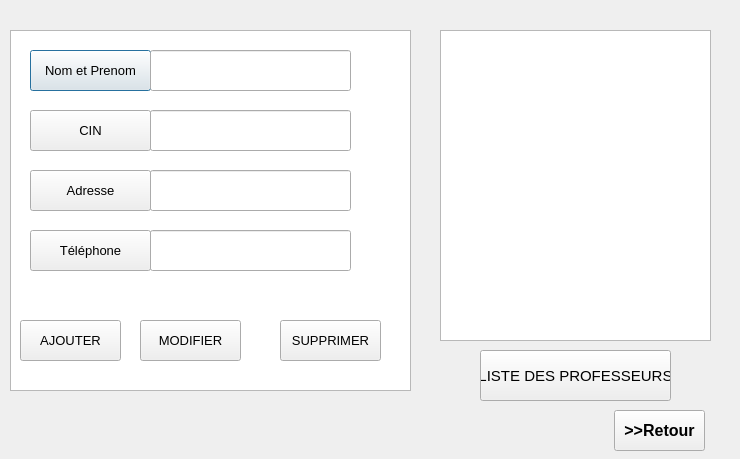
<?xml version="1.0" encoding="UTF-8"?>
<ui version="4.0">
 <class>Prof2</class>
 <widget class="QDialog" name="Prof2">
  <property name="geometry">
   <rect>
    <x>0</x>
    <y>0</y>
    <width>740</width>
    <height>459</height>
   </rect>
  </property>
  <property name="windowTitle">
   <string>Dialog</string>
  </property>
  <widget class="QTableView" name="tableView">
   <property name="geometry">
    <rect>
     <x>440</x>
     <y>30</y>
     <width>271</width>
     <height>311</height>
    </rect>
   </property>
  </widget>
  <widget class="QListView" name="listView">
   <property name="geometry">
    <rect>
     <x>10</x>
     <y>30</y>
     <width>401</width>
     <height>361</height>
    </rect>
   </property>
   <property name="font">
    <font>
     <pointsize>10</pointsize>
     <weight>50</weight>
     <bold>false</bold>
    </font>
   </property>
  </widget>
  <widget class="QPushButton" name="nom">
   <property name="geometry">
    <rect>
     <x>30</x>
     <y>50</y>
     <width>121</width>
     <height>41</height>
    </rect>
   </property>
   <property name="font">
    <font>
     <pointsize>10</pointsize>
     <weight>50</weight>
     <bold>false</bold>
    </font>
   </property>
   <property name="text">
    <string>Nom et Prenom</string>
   </property>
  </widget>
  <widget class="QPushButton" name="pushButton_2">
   <property name="geometry">
    <rect>
     <x>30</x>
     <y>110</y>
     <width>121</width>
     <height>41</height>
    </rect>
   </property>
   <property name="font">
    <font>
     <pointsize>10</pointsize>
     <weight>50</weight>
     <bold>false</bold>
    </font>
   </property>
   <property name="text">
    <string>CIN</string>
   </property>
  </widget>
  <widget class="QPushButton" name="pushButton_3">
   <property name="geometry">
    <rect>
     <x>30</x>
     <y>170</y>
     <width>121</width>
     <height>41</height>
    </rect>
   </property>
   <property name="font">
    <font>
     <pointsize>10</pointsize>
     <weight>50</weight>
     <bold>false</bold>
    </font>
   </property>
   <property name="text">
    <string>Adresse</string>
   </property>
  </widget>
  <widget class="QPushButton" name="pushButton_4">
   <property name="geometry">
    <rect>
     <x>30</x>
     <y>230</y>
     <width>121</width>
     <height>41</height>
    </rect>
   </property>
   <property name="font">
    <font>
     <pointsize>10</pointsize>
     <weight>50</weight>
     <bold>false</bold>
    </font>
   </property>
   <property name="text">
    <string>Téléphone</string>
   </property>
  </widget>
  <widget class="QLineEdit" name="lineEdit">
   <property name="geometry">
    <rect>
     <x>150</x>
     <y>50</y>
     <width>201</width>
     <height>41</height>
    </rect>
   </property>
   <property name="font">
    <font>
     <pointsize>10</pointsize>
     <weight>50</weight>
     <bold>false</bold>
    </font>
   </property>
  </widget>
  <widget class="QLineEdit" name="cin">
   <property name="geometry">
    <rect>
     <x>150</x>
     <y>110</y>
     <width>201</width>
     <height>41</height>
    </rect>
   </property>
   <property name="font">
    <font>
     <pointsize>10</pointsize>
     <weight>50</weight>
     <bold>false</bold>
    </font>
   </property>
  </widget>
  <widget class="QLineEdit" name="adresse">
   <property name="geometry">
    <rect>
     <x>150</x>
     <y>170</y>
     <width>201</width>
     <height>41</height>
    </rect>
   </property>
   <property name="font">
    <font>
     <pointsize>10</pointsize>
     <weight>50</weight>
     <bold>false</bold>
    </font>
   </property>
  </widget>
  <widget class="QLineEdit" name="telephone">
   <property name="geometry">
    <rect>
     <x>150</x>
     <y>230</y>
     <width>201</width>
     <height>41</height>
    </rect>
   </property>
   <property name="font">
    <font>
     <pointsize>10</pointsize>
     <weight>50</weight>
     <bold>false</bold>
    </font>
   </property>
  </widget>
  <widget class="QPushButton" name="table_prof">
   <property name="geometry">
    <rect>
     <x>480</x>
     <y>350</y>
     <width>191</width>
     <height>51</height>
    </rect>
   </property>
   <property name="font">
    <font>
     <pointsize>11</pointsize>
    </font>
   </property>
   <property name="text">
    <string>LISTE DES PROFESSEURS</string>
   </property>
  </widget>
  <widget class="QPushButton" name="add">
   <property name="geometry">
    <rect>
     <x>20</x>
     <y>320</y>
     <width>101</width>
     <height>41</height>
    </rect>
   </property>
   <property name="font">
    <font>
     <pointsize>10</pointsize>
     <weight>50</weight>
     <bold>false</bold>
    </font>
   </property>
   <property name="text">
    <string>AJOUTER</string>
   </property>
  </widget>
  <widget class="QPushButton" name="update">
   <property name="geometry">
    <rect>
     <x>140</x>
     <y>320</y>
     <width>101</width>
     <height>41</height>
    </rect>
   </property>
   <property name="font">
    <font>
     <pointsize>10</pointsize>
     <weight>50</weight>
     <bold>false</bold>
    </font>
   </property>
   <property name="text">
    <string>MODIFIER</string>
   </property>
  </widget>
  <widget class="QPushButton" name="delete_2">
   <property name="geometry">
    <rect>
     <x>280</x>
     <y>320</y>
     <width>101</width>
     <height>41</height>
    </rect>
   </property>
   <property name="font">
    <font>
     <pointsize>10</pointsize>
     <weight>50</weight>
     <bold>false</bold>
    </font>
   </property>
   <property name="text">
    <string>SUPPRIMER</string>
   </property>
  </widget>
  <widget class="QPushButton" name="pushButton">
   <property name="geometry">
    <rect>
     <x>614</x>
     <y>410</y>
     <width>91</width>
     <height>41</height>
    </rect>
   </property>
   <property name="font">
    <font>
     <pointsize>12</pointsize>
     <weight>75</weight>
     <bold>true</bold>
    </font>
   </property>
   <property name="text">
    <string>&gt;&gt;Retour</string>
   </property>
  </widget>
 </widget>
 <resources/>
 <connections/>
</ui>
